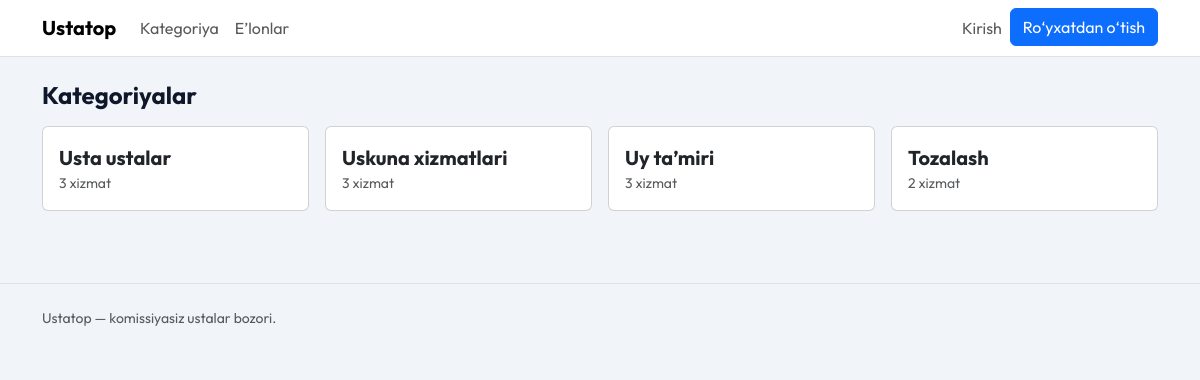
Page /categories/ on the committed database.
### services/models.py (models this page shows, shortened)
class Category(models.Model):
    name = models.CharField(max_length=120)
    slug = models.SlugField(max_length=140, unique=True)
    icon = models.CharField(max_length=120, blank=True)
    class Meta:
        verbose_name_plural = 'Categories'

### services/views.py (the view)
# urls.py: path('categories/', CategoryListView.as_view(), name='category_list'),
class CategoryListView(ListView):
    model = Category
    template_name = 'services/category_list.html'
    context_object_name = 'categories'

### templates/services/category_list.html (shortened to what this page needs)
{% extends 'base.html' %}
{% block content %}
<h1 class="h4 fw-bold mb-3">Kategoriyalar</h1>
<div class="row g-3">
  {% for category in categories %}
    <div class="col-6 col-md-3">
      <a class="card h-100 text-decoration-none card-hover" href="{% url 'services:category_detail' category.slug %}">
        <div class="card-body">
          <div class="fs-5 fw-bold">{{ category.name }}</div>
          <div class="text-muted small">{{ category.services.count }} xizmat</div>
        </div>
      </a>
    </div>
  {% empty %}
    <p class="text-muted">Hozircha kategoriyalar yo‘q.</p>
  {% endfor %}
</div>
{% endblock %}

### static/css/site.css (style rules this page uses)
:root { --ink: #0f172a; --muted: #64748b; --brand: #0ea5e9; --brand-dark: #0284c7; --sand: #f8fafc; --card: #ffffff; --ring: rgba(14, 165, 233, 0.2); }
body { font-family: "Outfit", sans-serif; background: #f1f5f9; color: var(--ink); }
.card-hover { transition: transform 0.2s ease, box-shadow 0.2s ease; }

### rows in the picture
Category: name "Usta ustalar", services.count "3"
Category: name "Uskuna xizmatlari", services.count "3"
Category: name "Uy ta’miri", services.count "3"
Category: name "Tozalash", services.count "2"
